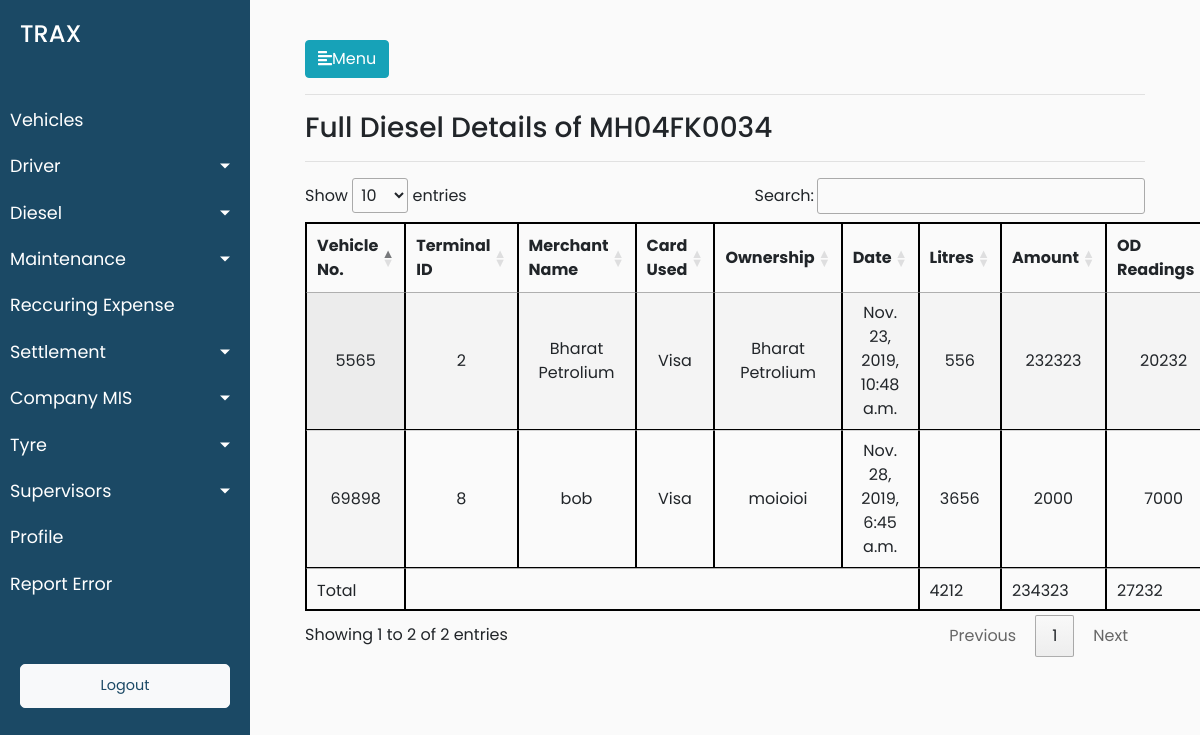
Before: /diesel/vehicle_diesel_report/one_vehicle/5 with the older database file.
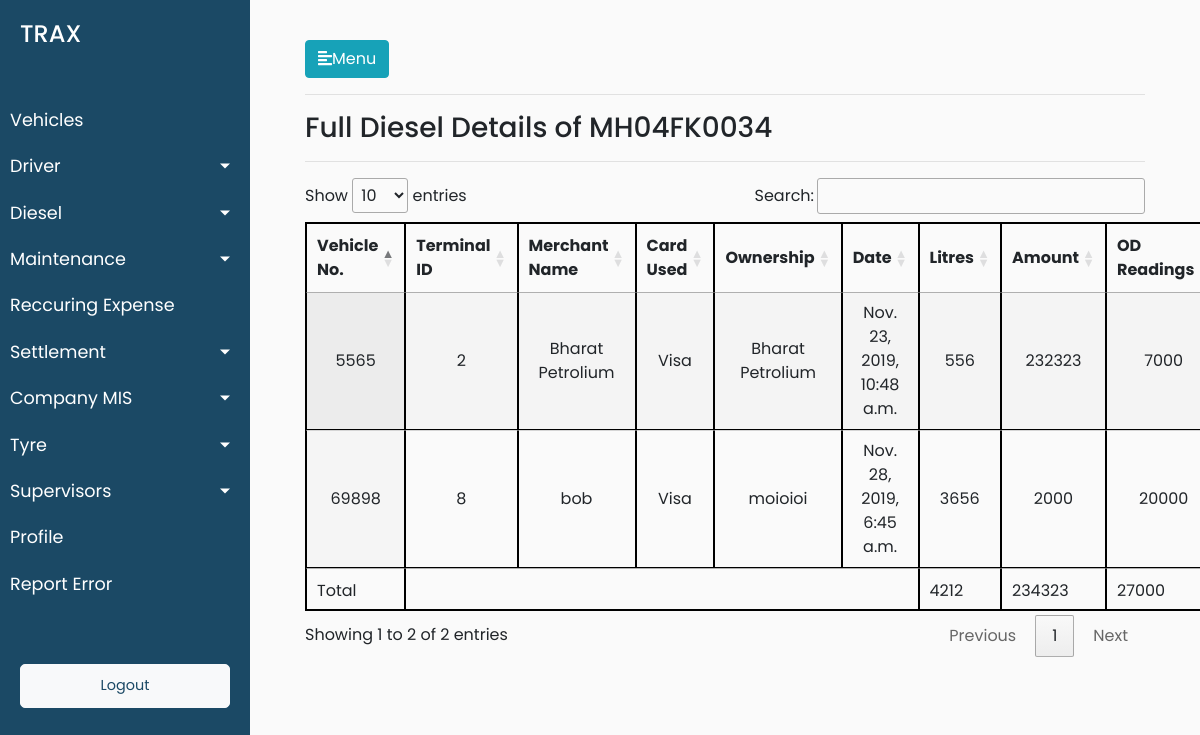
After: the same page with the newer database file.
### trax_vehicle_manager_data/models.py (models this page shows, shortened)
class Expenses(models.Model):
    expense_name = models.CharField(max_length=50)
    expense_id = models.PositiveSmallIntegerField()
    expense_vehicle_id = models.ForeignKey(Vehicles, on_delete = models.CASCADE)

class Diesel(Expenses):
    terminal_id = models.CharField(max_length=900,blank=True)
    transaction_date = models.DateTimeField(default=timezone.now,blank=True)
    merchant = models.CharField(max_length=900,blank=True)
    account_number = models.CharField(max_length=900,blank=True)
    card_used = models.CharField(max_length=900,blank=True)
    vehicle_number = models.CharField(max_length=900,blank=True)
    vehicle_detail = models.CharField(max_length=900,blank=True)
    transaction_type = models.CharField(max_length=900,blank=True)
    diesel_rate = models.CharField(max_length=900,blank=True)
    volume = models.CharField(max_length=900,blank=True)
    amount_Rs = models.CharField(max_length=900,blank=True)
    balance_Rs = models.CharField(max_length=900,blank=True)
    odometer_reading = models.CharField(max_length=900,blank=True)
    ownership = models.CharField(max_length=900,blank=True)

### trax_vehicle_manager_data/views.py (the view)
# urls.py: path('diesel/vehicle_diesel_report/one_vehicle/<int:pk>',views.vehicle_diesel_report_one_vehicle,name='vehicle_diesel_report_one_vehicle'),
def vehicle_diesel_report_one_vehicle(request,pk):
    diesel_objects = Diesel.objects.filter(expense_vehicle_id=pk).all()
    total_liters = 0
    total_amount = 0
    total_odometer = 0
    for one_diesel_objects in diesel_objects:
        total_liters=total_liters+int(one_diesel_objects.volume)
        total_amount=total_amount+int(one_diesel_objects.amount_Rs)
        total_odometer=total_odometer+int(one_diesel_objects.odometer_reading)
    vehicle_number = Vehicles.objects.get(pk=pk).vehicle_number
    data = {'diesel_objects':diesel_objects,'total_liters':total_liters,'total_amount':total_amount,'total_odometer':total_odometer,'vehicle_number':vehicle_number}
    return render(request,'trax_vehicle_manager_data/view_vehicle_diesel_report.html',data)

### trax_vehicle_manager_data/templates/trax_vehicle_manager_data/view_vehicle_diesel_report.html (shortened to what this page needs)
{% extends 'trax_vehicle_manager_data/base.html' %}
{% load static %}
{% load maintenance_data_filters %}
{% block stylesheets %}
<link rel="stylesheet" href="//cdn.datatables.net/1.10.19/css/jquery.dataTables.min.css">
{% endblock stylesheets %}
{% block content %}
<hr>
<h3>Full Diesel Details of {{vehicle_number}}</h3>
<hr>
<div>
    <table id="test_table" class="display" style="width:100%">
        <thead>
            <tr>
                <th>Vehicle No.</th>
                <th>Terminal ID</th>
                <th>Merchant Name</th>
                <th>Card Used</th>
                <th>Ownership</th>
                <th>Date</th>
                <th>Litres</th>
                <th>Amount</th>
                <th>OD Readings</th>
            </tr>
        </thead>
        <tbody>
        {% for one_object in diesel_objects %}
            <tr>
                <td>{{one_object.vehicle_number}}</td>
                <td>{{ one_object.terminal_id }}</td>
                <td>{{one_object.merchant }}</td>
                <td>{{ one_object.card_used }}</td>
                <td>{{ one_object.ownership }}</td>
                <td>{{ one_object.transaction_date }}</td>
                <td>{{ one_object.volume }}</td>
                <td>{{ one_object.amount_Rs }}</td>
                <td>{{ one_object.odometer_reading }}</td>
            </tr>
        {% endfor %}
        </tbody>
        <tfoot>
            <tr>
            <td>Total</td>
            <td colspan="5"></td>
                            <td>{{ total_liters }}</td>
                            <td>{{ total_amount }}</td>
                            <td>{{ total_odometer }}</td>
                                                    </tr>
                                                  </tfoot>
    </table>
</div>
{% endblock %}

Changed rows visible on the page:
changed Diesel "Bharat Petrolium": odometer_reading "20232" → "7000"
changed Diesel "bob": odometer_reading "7000" → "20000"
Other visible differences:
{{ total_odometer }}: "27232" → "27000"
